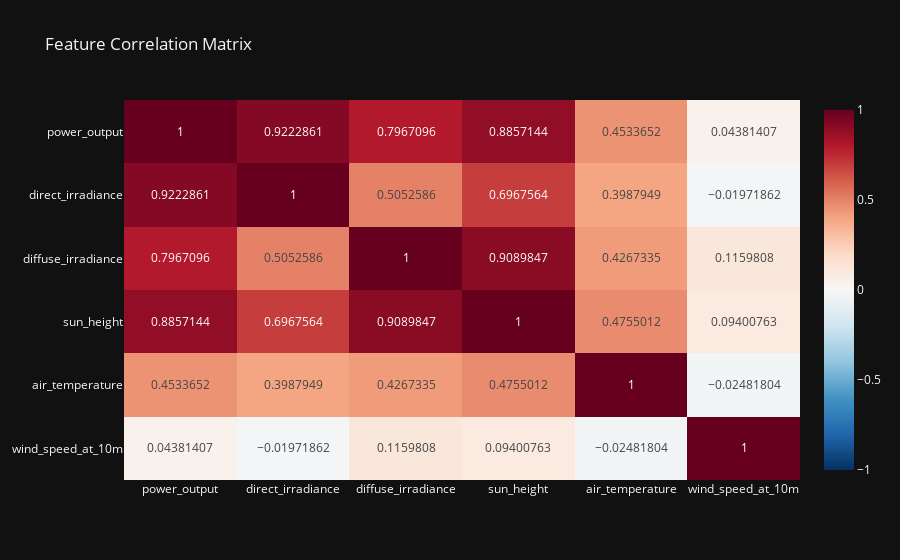

Notebook code cell kept with this figure:
### Code cell
# correlation matrix 
corr_matrix = df_subset_2023.drop('timestamp',axis=1).corr()

fig_corr = px.imshow(
    corr_matrix,
    text_auto=True,          # Automatically display correlation values on the heatmap
    aspect="auto",          
    color_continuous_scale=px.colors.diverging.RdBu_r, # Red-Blue diverging scale (good for +/- corr)
    range_color=[-1, 1],     # Ensure color scale covers the full range -1 to 1
    title='Feature Correlation Matrix',
    template='plotly_dark'   # Or your preferred theme
)

fig_corr.show()

### Figure 1 — Plotly figure (JSON) as saved in the notebook; plotly's stock layout.template omitted (floating-point values rounded to 4 significant figures)
{"data": [{"coloraxis": "coloraxis", "hovertemplate": "x: %{x}<br>y: %{y}<br>color: %{z}<extra></extra>", "name": "0", "texttemplate": "%{z}", "type": "heatmap", "x": ["power_output", "direct_irradiance", "diffuse_irradiance", "sun_height", "air_temperature", "wind_speed_at_10m"], "xaxis": "x", "y": ["power_output", "direct_irradiance", "diffuse_irradiance", "sun_height", "air_temperature", "wind_speed_at_10m"], "yaxis": "y", "z": [[1.0, 0.9223, 0.7967, 0.8857, 0.4534, 0.04381], [0.9223, 1.0, 0.5053, 0.6968, 0.3988, -0.01972], [0.7967, 0.5053, 1.0, 0.909, 0.4267, 0.116], [0.8857, 0.6968, 0.909, 1.0, 0.4755, 0.09401], [0.4534, 0.3988, 0.4267, 0.4755, 1.0, -0.02482], [0.04381, -0.01972, 0.116, 0.09401, -0.02482, 1.0]]}], "layout": {"coloraxis": {"cmax": 1, "cmin": -1, "colorscale": [[0, "rgb(5,48,97)"], [0.1, "rgb(33,102,172)"], [0.2, "rgb(67,147,195)"], [0.3, "rgb(146,197,222)"], [0.4, "rgb(209,229,240)"], [0.5, "rgb(247,247,247)"], [0.6, "rgb(253,219,199)"], [0.7, "rgb(244,165,130)"], [0.8, "rgb(214,96,77)"], [0.9, "rgb(178,24,43)"], [1, "rgb(103,0,31)"]]}, "title": {"text": "Feature Correlation Matrix"}, "xaxis": {"anchor": "y", "domain": [0, 1]}, "yaxis": {"anchor": "x", "autorange": "reversed", "domain": [0, 1]}}}
